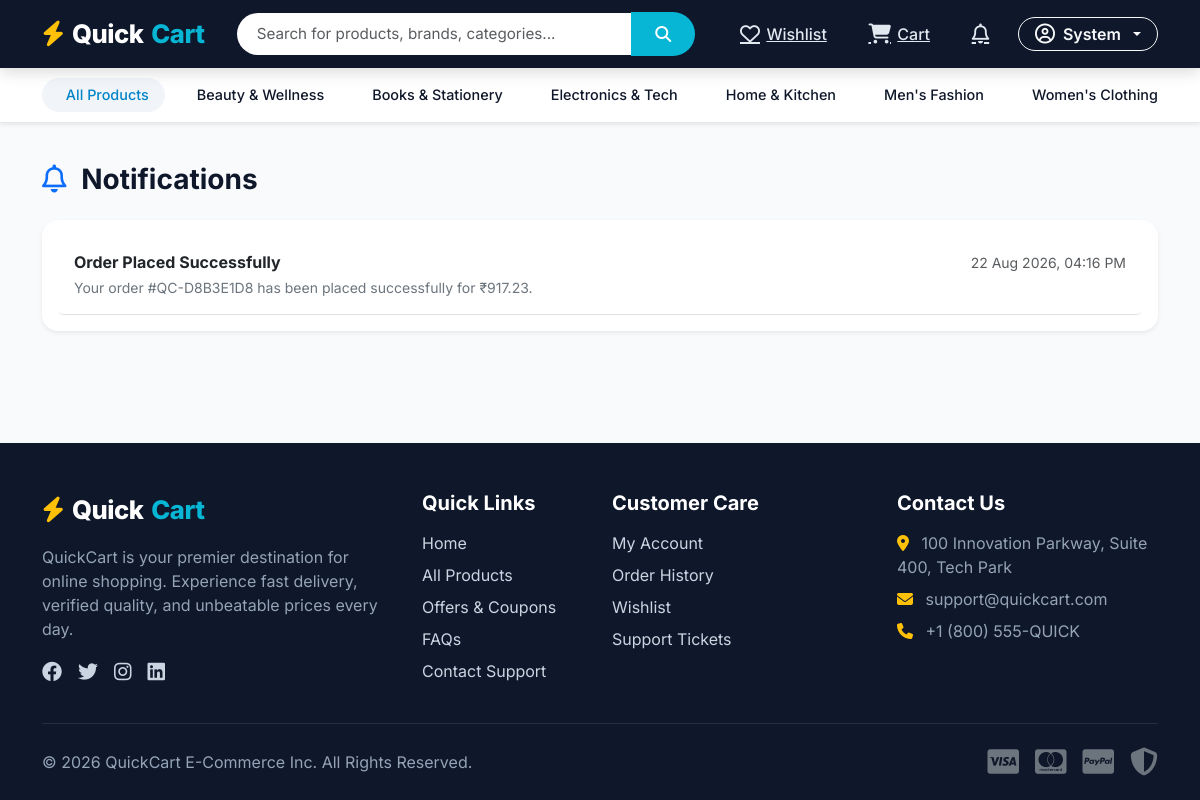
The app's page /notifications/ (signed in) with its own data.
### products/models.py (models this page shows, shortened)
class Category(models.Model):
    name = models.CharField(max_length=100, unique=True)
    slug = models.SlugField(max_length=120, unique=True, blank=True)
    description = models.TextField(blank=True)
    image = models.ImageField(upload_to='categories/', blank=True, null=True)
    created_at = models.DateTimeField(auto_now_add=True)
    class Meta:
        verbose_name_plural = "Categories"
        ordering = ['name']

### notifications/models.py (models this page shows, shortened)
class Notification(models.Model):
    user = models.ForeignKey(User, on_delete=models.CASCADE, related_name='notifications')
    title = models.CharField(max_length=150)
    message = models.TextField()
    is_read = models.BooleanField(default=False)
    created_at = models.DateTimeField(auto_now_add=True)
    class Meta:
        ordering = ['-created_at']

### notifications/views.py (the view)
# urls.py: path('', views.notification_list_view, name='list'),
@login_required
def notification_list_view(request):
    notifications = Notification.objects.filter(user=request.user)
    notifications.filter(is_read=False).update(is_read=True)
    return render(request, 'notifications/notifications.html', {'notifications': notifications})

### quickcart/context_processors.py (called while the page is built)
def global_ecommerce_context(request):
    categories = Category.objects.all()
    cart_count = 0
    wishlist_count = 0
    unread_notifications_count = 0
    if request.user.is_authenticated:
        cart_count = CartItem.objects.filter(user=request.user).count()
        wishlist_count = Wishlist.objects.filter(user=request.user).count()
        unread_notifications_count = Notification.objects.filter(user=request.user, is_read=False).count()
    return {
        'nav_categories': categories,
        'cart_count': cart_count,
        'wishlist_count': wishlist_count,
        'unread_notifications_count': unread_notifications_count,
    }

### templates/notifications/notifications.html (shortened to what this page needs)
{% extends 'base.html' %}
{% block content %}
<div class="container my-4">
    <h3 class="fw-bold mb-4"><i class="fa-regular fa-bell text-primary me-2"></i> Notifications</h3>
    {% if notifications %}
        <div class="card border-0 shadow-sm rounded-4 p-3">
            <div class="list-group list-group-flush">
                {% for notif in notifications %}
                    <div class="list-group-item p-3 border-0 border-bottom {% if not notif.is_read %}bg-light{% endif %}">
                        <div class="d-flex justify-content-between align-items-center mb-1">
                            <h6 class="fw-bold text-dark mb-0">
                                {{ notif.title }}
                            </h6>
                            <span class="small text-muted">{{ notif.created_at|date:"d M Y, h:i A" }}</span>
                        </div>
                        <p class="text-secondary small mb-0">{{ notif.message }}</p>
                    </div>
                {% endfor %}
            </div>
        </div>
    {% else %}
        <div class="card border-0 shadow-sm text-center p-5 rounded-4">
            <i class="fa-regular fa-bell-slash display-1 text-muted mb-3"></i>
            <h4>No Notifications Yet</h4>
            <p class="text-muted">You will receive updates on your orders and offers here.</p>
        </div>
    {% endif %}
</div>
{% endblock %}

### templates/base.html (shortened to what this page needs)
{% load static %}
<!DOCTYPE html>
<html lang="en">
<head>
    <link href="https://cdn.jsdelivr.net/npm/bootstrap@5.3.0/dist/css/bootstrap.min.css" rel="stylesheet">
    <link rel="stylesheet" href="https://cdnjs.cloudflare.com/ajax/libs/font-awesome/6.4.0/css/all.min.css">
    <link rel="stylesheet" href="{% static 'css/style.css' %}">
</head>
<body>
    <header class="qc-navbar">
        <div class="container">
            <div class="d-flex align-items-center justify-content-between flex-wrap gap-2">
                <a href="{% url 'home' %}" class="qc-brand">
                    <i class="fa-solid fa-bolt text-warning"></i> Quick<span>Cart</span>
                </a>
                <form action="{% url 'products:search' %}" method="GET" class="flex-grow-1 mx-lg-4 max-w-600" style="max-width: 550px;">
                    <div class="input-group">
                        <input type="text" name="q" class="form-control qc-search-input" placeholder="Search for products, brands, categories..." value="{{ request.GET.q|default:'' }}" required>
                        <button class="btn qc-search-btn" type="submit">
                            <i class="fa-solid fa-magnifying-glass"></i>
                        </button>
                    </div>
                </form>
                <div class="d-flex align-items-center gap-3">
                    {% if user.is_authenticated %}
                        <a href="{% url 'cart:wishlist' %}" class="qc-nav-link text-white" title="Wishlist">
                            <i class="fa-regular fa-heart fs-5"></i>
                            <span class="d-none d-md-inline">Wishlist</span>
                        </a>
                        <a href="{% url 'cart:cart' %}" class="qc-nav-link text-white" title="Cart">
                            <i class="fa-solid fa-cart-shopping fs-5"></i>
                            <span class="d-none d-md-inline">Cart</span>
                        </a>
                        <a href="{% url 'notifications:list' %}" class="qc-nav-link text-white" title="Notifications">
                            <i class="fa-regular fa-bell fs-5"></i>
                        </a>
                        <div class="dropdown">
                            <button class="btn btn-outline-light dropdown-toggle rounded-pill px-3 py-1 fw-semibold d-flex align-items-center gap-2" type="button" data-bs-toggle="dropdown">
                                <i class="fa-regular fa-circle-user fs-5"></i>
                                <span>{{ user.first_name|default:user.username }}</span>
                            </button>
                        </div>
                    {% endif %}
                </div>
            </div>
        </div>
    </header>
    <nav class="qc-category-bar shadow-sm">
        <div class="container">
            <div class="d-flex align-items-center gap-2">
                <a href="{% url 'products:product_list' %}" class="qc-cat-item active">
                     All Products
                </a>
                {% for cat in nav_categories %}
                    <a href="{% url 'products:category' cat.slug %}" class="qc-cat-item">
                        {{ cat.name }}
                    </a>
                {% endfor %}
                <a href="{% url 'coupons:coupons_list' %}" class="qc-cat-item text-danger fw-bold ms-auto">
                </a>
            </div>
        </div>
    </nav>
    <main>
        {% block content %}{% endblock %}
    </main>
    <footer class="qc-footer">
        <div class="container">
            <div class="row g-4">
                <div class="col-lg-4 col-md-6">
                    <div class="qc-brand mb-3">
                        <i class="fa-solid fa-bolt text-warning"></i> Quick<span>Cart</span>
                    </div>
                    <p>QuickCart is your premier destination for online shopping. Experience fast delivery, verified quality, and unbeatable prices every day.</p>
                    <div class="d-flex gap-3 fs-5 mt-3">
                        <a href="#"><i class="fa-brands fa-facebook"></i></a>
                        <a href="#"><i class="fa-brands fa-twitter"></i></a>
                        <a href="#"><i class="fa-brands fa-instagram"></i></a>
                        <a href="#"><i class="fa-brands fa-linkedin"></i></a>
                    </div>
                </div>
                <div class="col-lg-2 col-md-6">
                    <h5>Quick Links</h5>
                    <ul class="list-unstyled d-flex flex-column gap-2">
                        <li><a href="{% url 'home' %}">Home</a></li>
                        <li><a href="{% url 'products:product_list' %}">All Products</a></li>
                        <li><a href="{% url 'coupons:coupons_list' %}">Offers & Coupons</a></li>
                        <li><a href="{% url 'support:faq' %}">FAQs</a></li>
                        <li><a href="{% url 'support:contact' %}">Contact Support</a></li>
                    </ul>
                </div>
                <div class="col-lg-3 col-md-6">
                    <h5>Customer Care</h5>
                    <ul class="list-unstyled d-flex flex-column gap-2">
                        <li><a href="{% url 'accounts:profile' %}">My Account</a></li>
                        <li><a href="{% url 'orders:my_orders' %}">Order History</a></li>
                        <li><a href="{% url 'cart:wishlist' %}">Wishlist</a></li>
                        <li><a href="{% url 'support:tickets' %}">Support Tickets</a></li>
                    </ul>
                </div>
                <div class="col-lg-3 col-md-6">
                    <h5>Contact Us</h5>
                    <p class="mb-2"><i class="fa-solid fa-location-dot me-2 text-warning"></i> 100 Innovation Parkway, Suite 400, Tech Park</p>
                    <p class="mb-2"><i class="fa-solid fa-envelope me-2 text-warning"></i> support@quickcart.com</p>
                    <p class="mb-2"><i class="fa-solid fa-phone me-2 text-warning"></i> +1 (800) 555-QUICK</p>
                </div>
            </div>
            <hr class="my-4 border-secondary">
            <div class="d-flex flex-column flex-md-row justify-content-between align-items-center text-center text-md-start">
                <p class="mb-0">&copy; 2026 QuickCart E-Commerce Inc. All Rights Reserved.</p>
                <div class="d-flex gap-3 fs-3 text-secondary mt-2 mt-md-0">
                    <i class="fa-brands fa-cc-visa"></i>
                    <i class="fa-brands fa-cc-mastercard"></i>
                    <i class="fa-brands fa-cc-paypal"></i>
                    <i class="fa-solid fa-shield-halved"></i>
                </div>
            </div>
        </div>
    </footer>
</body>
</html>

### static/css/style.css (style rules this page uses)
:root { --qc-primary: #0f172a; --qc-secondary: #1e293b; --qc-accent: #0284c7; --qc-cyan: #06b6d4; --qc-emerald: #10b981; --qc-coral: #f43f5e; --qc-amber: #f59e0b; --qc-bg-light: #f8fafc; --qc-card-bg: #ffffff; --qc-border: #e2e8f0; --qc-text-dark: #0f172a; --qc-text-muted: #64748b; }
body { font-family: 'Inter', system-ui, -apple-system, BlinkMacSystemFont, 'Segoe UI', Roboto, Oxygen, Ubuntu, Cantarell, sans-serif; background-color: var(--qc-bg-light); color: var(--qc-text-dark); margin: 0; padding: 0; display: flex; flex-direction: column; min-height: 100vh; }
main { flex: 1; }
.qc-navbar { background-color: var(--qc-primary); box-shadow: 0 4px 15px rgba(0, 0, 0, 0.15); padding: 0.75rem 0; position: sticky; top: 0; z-index: 1030; }
.qc-brand { font-weight: 800; font-size: 1.6rem; color: #ffffff; letter-spacing: -0.5px; text-decoration: none; display: flex; align-items: center; gap: 0.5rem; }
.qc-brand span { color: var(--qc-cyan); }
.qc-search-input { border-radius: 50px 0 0 50px; border: 1px solid transparent; padding: 0.6rem 1.2rem; font-size: 0.95rem; }
.qc-search-btn { border-radius: 0 50px 50px 0; background-color: var(--qc-cyan); color: #ffffff; border: none; padding: 0.6rem 1.5rem; transition: all 0.2s ease; }
.qc-nav-link { color: #e2e8f0 !important; font-weight: 500; padding: 0.5rem 0.8rem; border-radius: 8px; transition: all 0.2s ease; display: flex; align-items: center; gap: 0.4rem; position: relative; }
.qc-category-bar { background: #ffffff; border-bottom: 1px solid var(--qc-border); padding: 0.6rem 0; overflow-x: auto; white-space: nowrap; }
.qc-cat-item { display: inline-block; padding: 0.4rem 1rem; color: var(--qc-text-dark); font-weight: 500; font-size: 0.9rem; text-decoration: none; border-radius: 20px; transition: all 0.2s ease; margin-right: 0.5rem; }
.qc-cat-item:hover, .qc-cat-item.active { background-color: #f1f5f9; color: var(--qc-accent); }
.qc-footer { background-color: var(--qc-primary); color: #94a3b8; padding: 3rem 0 1.5rem 0; margin-top: 4rem; }
.qc-footer h5 { color: #ffffff; font-weight: 700; margin-bottom: 1rem; }
.qc-footer a { color: #cbd5e1; text-decoration: none; transition: color 0.2s ease; }

### records on screen
Category: name "Beauty & Wellness"
Category: name "Books & Stationery"
Category: name "Electronics & Tech"
Category: name "Home & Kitchen"
Category: name "Men's Fashion"
Category: name "Women's Clothing"
Notification: title "Order Placed Successfully", created_at "22 Aug 2026, 04:16 PM", message "Your order #QC-D8B3E1D8 has been placed successfully for ₹917.23."

### other values on screen
{{ user.first_name|default:user.username }} "System"
